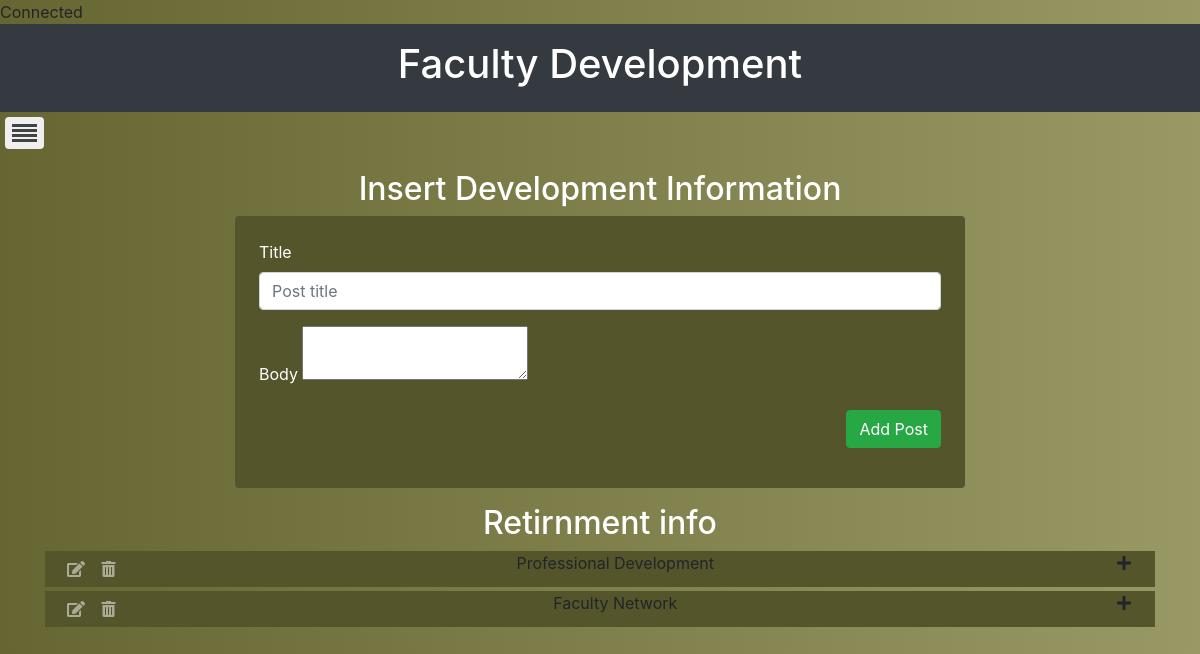
/admin/faculty_development_info.php, run on the app's committed database.
### tables this page shows
CREATE TABLE `faculty_development_info` (
  `id` int(11) NOT NULL,
  `title` varchar(200) NOT NULL,
  `body` longtext NOT NULL
);

### admin/faculty_development_info.php (the view, shortened to what this page needs)
<!DOCTYPE html>
<html>
<head>
<?php
	include 'require/dbconnection.php';
	$title_value = "";
	$body_value = "";
 ?>
<?php
	include 'include/head.php';
?>
<header class="bg-dark py-3">
	<h1 class="text-center text-white wow fadeInLeft" data-wow-duration="5s">Faculty Development
</header>
<?php
	include 'include/sidenavbar.php';
 ?>
 <section class="container my-3">
 	<div class="row justify-content-center">
 		<div class="col-sm-8 ">
 			<header>
 				<h2 class="text-center text-white">Insert Development Information</h2>
 			</header>
 			<form action="faculty_development_info.php<?=((isset($_GET['edit']))?'?edit='.$edit_id:'');?>" method="post" class="div_color text-white p-4 rounded">
 				<div class="form-group">
 					<label for="development_title"><?=(isset($_GET['edit'])?'Edit':'')?> Title</label>
 					<input type="text" name="development_title" id="development_title" class="form-control" placeholder="Post title" value="<?=$title_value?>">
 				</div>
 				<div class="form-group">
 					<label for="development_body"><?=(isset($_GET['edit'])?'Edit':'');?> Body</label>
 					<textarea name="editor" class="ckeditor" id="development_body"><?=$body_value; ?></textarea>
 				</div>
 				<div class="form-group">
 					<div class="d-flex justify-content-between">
 						<input type="submit" name="development_submit" value="<?=(isset($_GET['edit'])?'Edit':'Add');?> Post" class="btn btn-success" id="development_submit">
 					</div>
 				</div>
 			</form>
 		</div>
 	</div>
 </section>
 <section class="container my-3 accodion" id="accodion">
 	<h2 class="text-center text-white">Retirnment info</h2>
<?php
 		$sql = "SELECT * FROM faculty_development_info";
 		$retirement_result = $connection->query($sql);
 		if(!$retirement_result){
 			echo "Fetch Failed :".$connection->error;
 		}else{
 			if(mysqli_num_rows($retirement_result) > 0){
 				while ($row = mysqli_fetch_array($retirement_result)) {
?>
				 	<div class="my-1">
				 		<div class="d-flex justify-content-between px-3 div_color" data-toggle="collapse" data-target="#<?= $row['id']; ?>" data-parent=".accodion">
				 			<div>
				 				<a href="?edit=<?= $row['id']; ?>" class="btn aDesign"><i class="fas fa-edit"></i></a>
				 				<a href="?delete=<?= $row['id']; ?>" class="btn aDesign"><i class="fas fa-trash-alt"></i></a>
				 			</div>
					 		<div><?=$row['title'];?></div>
					 		<div><i class="fas fa-plus px-2"></i></div>
					 	</div>
				 	</div>
<?php
 				}
 			}
 		}
?>
 </section>
</body>
</html>

### admin/css/style.css (style rules this page uses)
body { background: linear-gradient(to right, #666633 0%, #999966 100%); transition: background 2s; }
.div_color { background-color: #55552b; }
.aDesign { color: rgb(255,255,255, 0.5); padding: 5px; }

### data on the page
faculty_development_info: title "Professional Development"
faculty_development_info: title "Faculty Network"
